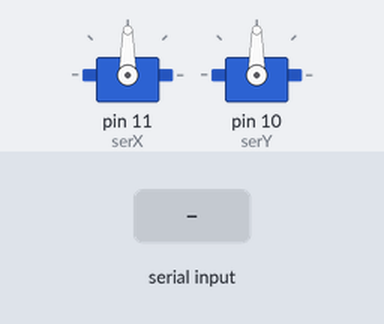
Recording of a sketch running on a simulated Arduino Uno, built with avr-gcc and run on an emulated ATmega328P. On the bench: 2 × servo. Inputs (shaded band) come from the test bench.

Above: at 1.2 s.
1.3 s: "Y" received over Serial
At 2.0 s:
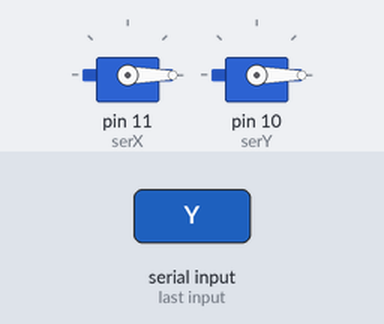
2.8 s: "30,150\n" received over Serial
At 3.1 s:
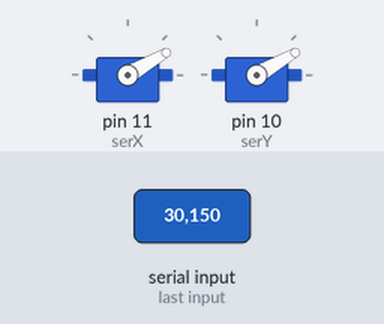
4.3 s: "200\n" received over Serial
At 5.5 s:
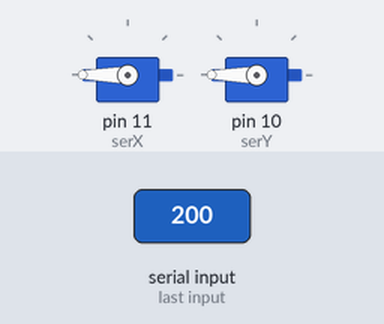
5.8 s: "X" received over Serial
At 6.6 s:
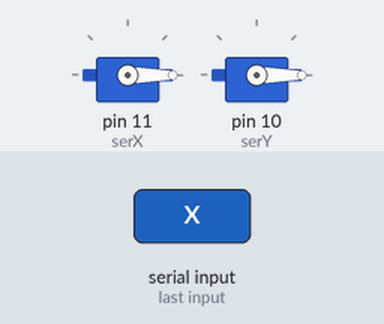
7.3 s: "90,45\n" received over Serial
At 7.8 s:
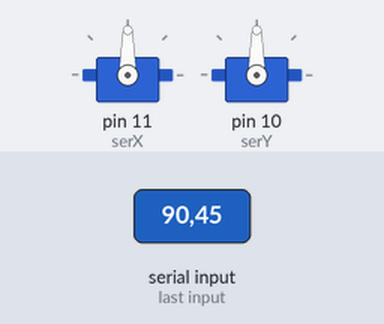
Timing chart, 0 to 9.8 s (numbered marks = the images above; inputs shaded):
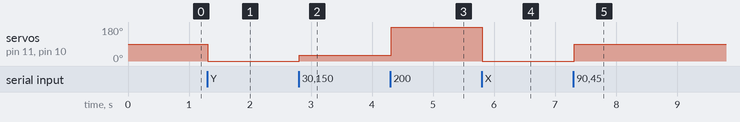

Measured:
- after the input at 1.3 s, servo on pin 11 (serX), servo on pin 10 (serY): 90° → 0° at once
- after the input at 2.8 s, servo on pin 11 (serX), servo on pin 10 (serY): 0° → 30° at once
- after the input at 4.3 s, servo on pin 11 (serX), servo on pin 10 (serY): 30° → 180° at once
- after the input at 5.8 s, servo on pin 11 (serX), servo on pin 10 (serY): 180° → 0° at once
- after the input at 7.3 s, servo on pin 11 (serX), servo on pin 10 (serY): 0° → 90° at once

The sketch:

lazerWithMouse.ino
```cpp
#include<Servo.h>

Servo serX;
Servo serY;

String serialData;

void setup() {

  serX.attach(11);
  serY.attach(10);
  Serial.begin(115200);
  Serial.setTimeout(10);
}

void loop() {
  //lol
}

void serialEvent() {
  serialData = Serial.readString();
  serX.write(parseDataX(serialData));
  serY.write(parseDataY(serialData));
}

int parseDataX(String data){
  data.remove(data.indexOf("Y"));
  data.remove(data.indexOf("X"), 1);

  return data.toInt();
}

int parseDataY(String data){
  data.remove(0,data.indexOf("Y") + 1);

  return data.toInt();
}
```
